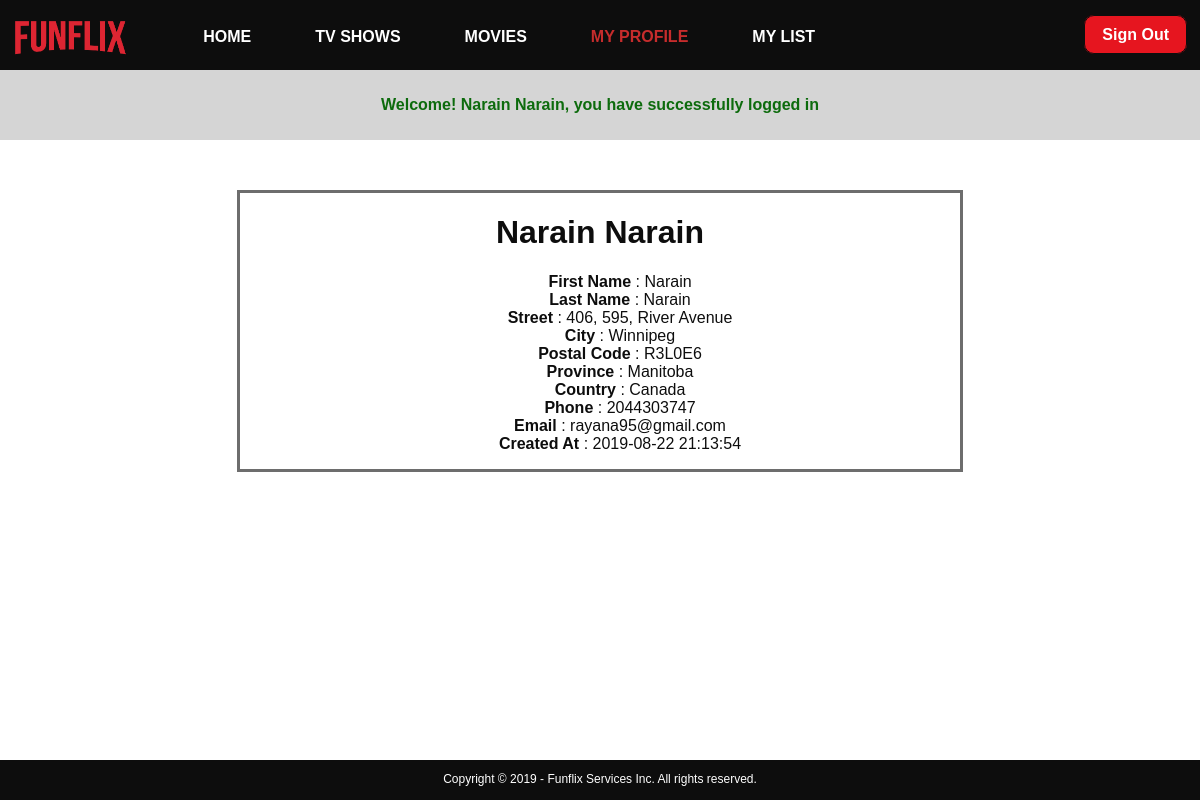
The page /my_profile.php (signed in) on the database its author committed.
### tables this page shows
CREATE TABLE `users` (
  `user_id` int(11) NOT NULL AUTO_INCREMENT,
  `first_name` varchar(20) NOT NULL,
  `last_name` varchar(20) NOT NULL,
  `street` varchar(200) NOT NULL,
  `city` varchar(20) NOT NULL,
  `postal_code` varchar(7) NOT NULL,
  `province` varchar(20) NOT NULL,
  `country` varchar(20) NOT NULL,
  `phone` varchar(10) NOT NULL,
  `email` varchar(100) NOT NULL,
  `password` varchar(255) NOT NULL,
  `created_at` datetime NOT NULL DEFAULT CURRENT_TIMESTAMP,
  `updated_at` datetime DEFAULT NULL,
  PRIMARY KEY (`user_id`),
  UNIQUE KEY `email` (`email`)
);

### classes/Models/Model.php (called while the page is built, shortened)
<?php
class Model
{
	protected static $dbh;
	public static function init(\PDO $dbh)
	{
		static::$dbh = $dbh;
	}
	public function one($id)
	{
		$query = "SELECT * FROM {$this->table} WHERE {$this->key} = :id";
		$params = array(':id' => $id);
		$stmt = static::$dbh->prepare($query);
		$stmt->execute($params);
		return $stmt->fetch(\PDO::FETCH_ASSOC);
	}
}

### app/functions.php (called while the page is built, shortened)
<?php
function esc($string)
{
	return htmlentities($string, null, "UTF-8");
}
function label($string)
{
	return ucwords(str_replace('_',' ',$string) );
}

### public/my_profile.php (the view, shortened to what this page needs)
<?php
    $user = new Users();
    if(empty($_SESSION['logged_in']) || $_SESSION['logged_in'] != true){
      $_SESSION['flash'] = 'You must be logged in to view a profile';
      header("Location: login.php");
      die;
    }else{
      $result = $user->one($_SESSION['user_id']);
    }
?>
<?php require '../inc/head.inc.php';?>
  <div id="user">
      <h1><?=esc($result['first_name']) . " " . esc($result['last_name'])?></h1>
      <ul>
        <?php foreach($result as $key => $value) : ?>
        <?php if($key != 'password' && $key != 'user_id' && $key != 'updated_at') : ?>
          <li><strong><?=esc(label($key))?></strong> : <?=esc($value)?></li>
          <?php endif; ?>
        <?php endforeach; ?>
      </ul>
  </div>
  <?php require '../inc/footer.inc.php'; ?>
</body>
</html>

### public/css/desktop.css (style rules this page uses)
li { list-style-type: none; }

### rows shown on the page
users: first_name "Narain", last_name "Narain", street "406, 595, River Avenue", city "Winnipeg", postal_code "R3L0E6", province "Manitoba", country "Canada", phone "2044303747", email "rayana95@gmail.com", created_at "2019-08-22 21:13:54"

### other values the page prints
$_SESSION['flash'] "Welcome! Narain Narain, you have successfully logged in"
label($key) "First Name"
label($key) "Last Name"
label($key) "Street"
label($key) "City"
label($key) "Postal Code"
label($key) "Province"
label($key) "Country"
label($key) "Phone"
label($key) "Email"
label($key) "Created At"
